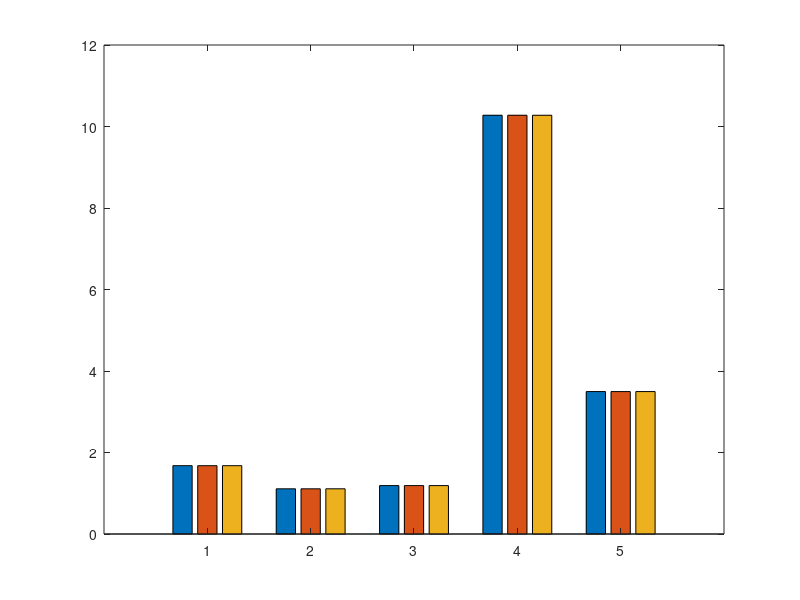

Recreate this plot in MATLAB. (Note: this script raises an error after producing the figure.)
%%% Step 2 Plots %%%

benchmarks = ["401.bzip2", "429.mcf", "456.hmmer", "458.sjeng", "470.lbm"]; 

%% L1 instruction cache size plot
CPI = [1.676947 1.676618 1.676571; 1.109419 1.109388 1.109434; 1.188197 1.187996 1.187996; 10.276385 10.276572 10.276069; 3.495573 3.495153 3.495153];  
bar(CPI) 
set(gca,'xticklabels',benchmarks)
title('L1 Icache size - CPI')
xlabel('Benchmarks','FontSize',15)
ylabel('CPI','FontSize',15)
legend({'32kB', '64kB', '128kB'},'Location','northeast', 'FontSize',10);

%% L1 instruction cache associativity plot
CPI2 = [1.676825 1.676981 1.676572; 1.109417 1.109388 1.109388; 1.187998 1.187996 1.187996; 10.276891 10.276068 10.276268; 3.495153 3.495153 3.495153];  
b = bar(CPI2) 
b(1).FaceColor = [0.4940 0.1840 0.5560];
b(2).FaceColor =[0.3010 0.7450 0.9330] ;
b(3).FaceColor = [0.6350 0.0780 0.1840];
set(gca,'xticklabels',benchmarks)
title('L1 Icache associativity - CPI')
xlabel('Benchmarks','FontSize',15)
ylabel('CPI','FontSize',15)
legend({'4', '8', '16'},'Location','northeast', 'FontSize',10);

%% L1 Data cache size plot
CPI3 = [1.710852 1.676947 1.648440; 1.110188 1.109419 1.109142; 1.189566 1.188197 1.185345; 10.276566 10.276385 10.274565; 3.495573 3.495573 3.495573];  
c = bar(CPI3) 
c(1).FaceColor = [0 0.4470 0.7410];
c(2).FaceColor =[0.9290 0.6940 0.1250] ;
c(3).FaceColor = [0.4660 0.6740 0.1880];
set(gca,'xticklabels',benchmarks)
title('L1 Dcache size - CPI')
xlabel('Benchmarks','FontSize',15)
ylabel('CPI','FontSize',15)
legend({'32kB', '64kB', '128kB'},'Location','northeast', 'FontSize',10);

%% L1 Data cache associativity plot
CPI4 = [1.66819 1.662058 1.658426; 1.109417 1.109409 1.109297; 1.187073 1.187024 1.186984; 10.276542 10.276963 10.276247; 3.495573 3.495573 3.495573];  
d = bar(CPI4) 
d(1).FaceColor = [0 0.4470 0.7410];
d(2).FaceColor =[0.9290 0.6940 0.1250] ;
d(3).FaceColor = [0.4940 0.1840 0.5560];
set(gca,'xticklabels',benchmarks)
title('L1 Dcache associativity - CPI')
xlabel('Benchmarks','FontSize',15)
ylabel('CPI','FontSize',15)
legend({'4', '8', '16'},'Location','northeast', 'FontSize',10);

%% L2 cache size plot
CPI5 = [1.760280 1.649316; 1.117702 1.109120; 1.188197 1.188197; 10.281658 10.270363; 3.498891 3.498620];  
e = bar(CPI5) 
e(1).FaceColor = [0.9290 0.6940 0.1250];
e(2).FaceColor = [0.6350 0.0780 0.1840];
set(gca,'xticklabels',benchmarks)
title('L2 cache size - CPI')
xlabel('Benchmarks','FontSize',15)
ylabel('CPI','FontSize',15)
legend({'512kB', '4MB'},'Location','northeast', 'FontSize',10);

%% L2 cache associativity plot
CPI6 = [1.675758 1.677165 1.677243; 1.109410 1.109439 1.109410; 1.188197 1.188197 1.188197; 10.276302 10.276725 10.273894; 3.495573 3.495573 3.495573];  
f = bar(CPI6) 
f(1).FaceColor = [0.9290 0.6940 0.1250];
f(2).FaceColor = [0.4940 0.1840 0.5560];
f(3).FaceColor = [0.3010 0.7450 0.9330];
set(gca,'xticklabels',benchmarks)
title('L2 associativity - CPI')
xlabel('Benchmarks','FontSize',15)
ylabel('CPI','FontSize',15)
legend({'4', '16', '32'},'Location','northeast', 'FontSize',10);

%% Cacheline size plot
CPI7 = [1.853301 1.661516; 1.150503 1.085983; 1.196766 1.185385; 17.645921 6.805894; 5.606497 2.581573];  
k = bar(CPI7) 
k(1).FaceColor = [0.4660 0.6740 0.1880];
k(2).FaceColor = [0 0.4470 0.7410];
set(gca,'xticklabels',benchmarks)
title('Cacheline size - CPI')
xlabel('Benchmarks','FontSize',15)
ylabel('CPI','FontSize',15)
legend({'32kB', '128kB'},'Location','northeast', 'FontSize',10);